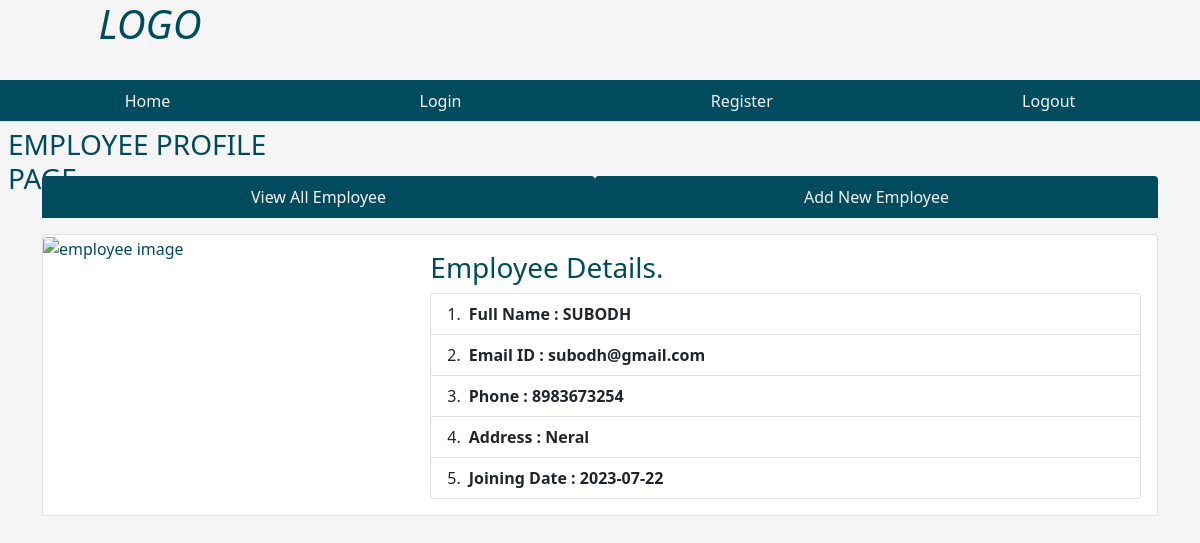
The app's page /singleemployee/2 with its own data.
### tables this page shows
CREATE TABLE emp (empid integer primary key AUTOINCREMENT, name text not null, email text, phone integer, address text, joining_date default CURRENT_DATE);

### routes.py (the view)
@app.route('/singleemployee/<int:empid>')
def singleemployee(empid):
    user = get_current_user()
    db = get_database()
    emp_cur = db.execute('select * from emp where empid = ?', [empid])
    single_emp = emp_cur.fetchone()
    return render_template('singleemployee.html', user = user, single_emp = single_emp)

### database.py (called while the page is built)
def connect_to_databse():
  con = sqlite3.connect('employee_manage.db')
  con.row_factory = sqlite3.Row
  return con

def get_database():
    if not hasattr(g, 'employee_manage.db'):
        g.employee_manage_db = connect_to_databse()
    return g.employee_manage_db

### routes.py (called while the page is built)
@app.teardown_request
def close_database(error):
    if hasattr(g, 'employee_manage.db'):
        g.employee_manage.db.close()

def get_current_user():
    user = None
    if 'user' in session:
        user = session['user']
        db = get_database()
        user_cur = db.execute('select * from users where name = ?', [user])
        user = user_cur.fetchone()
    return user

### templates/singleemployee.html (shortened to what this page needs)
{% from "showlinks.html" import show_links %}
<!DOCTYPE html>
<html lang="en">
<head>
    <link href="https://cdn.jsdelivr.net/npm/bootstrap@5.1.3/dist/css/bootstrap.min.css" rel="stylesheet">
    <link rel="stylesheet" href="{{url_for('static', filename='singleemp.css')}}" type = "text/css">
</head>
<body>
      <div class="parent">
        <div class="child child1">
            <h1 class="text-center"><i>LOGO</i></h1>
        </div>
        <div class="child child3">
          {{ show_links() }}
      </div>
        <div class="child child4">
          <h3 class="m-2">EMPLOYEE PROFILE PAGE</h3>
      </div>
      <div class="child child5" style="color:rgb(0, 75, 93);">
        </div>
        <div class="child child6 container">
            <ul class="nav nav-tabs nav-fill mb-3">
                <li class="nav-item">
                  <a class="nav-link" style=" background-color:rgb(0, 75, 93); color:whitesmoke;"  href={{url_for('dashboard')}}>View All Employee</a>
                </li>
                <li class="nav-item">
                  <a class="nav-link" style=" background-color:rgb(0, 75, 93); color:whitesmoke;"  href={{url_for('addnewemployee')}}>Add New Employee</a>
                </li>
              </ul>
            <div class="centercontent">
                <div class="card">
                    <div class="row g-0">
                      <div class="col-md-4">
                        <img src={{url_for('static', filename='employee_photo.jpg')}} class="img-fluid rounded-start" alt="employee image">
                      </div>
                      <div class="col-md-8">
                        <div class="card-body">
                          <h3 class="card-title">Employee Details.</h3>
                          {% if single_emp %}
                          <ul class="list-group list-group-numbered">
                            <li class="list-group-item d-flex justify-content-between align-items-start">
                              <div class="ms-2 me-auto">
                                <div class="fw-bold">Full Name : {{single_emp['name']}}</div>
                              </div>
                            <li class="list-group-item d-flex justify-content-between align-items-start">
                              <div class="ms-2 me-auto">
                                <div class="fw-bold">Email ID : {{single_emp['email']}}</div>
                                </div>
                            <li class="list-group-item d-flex justify-content-between align-items-start">
                              <div class="ms-2 me-auto">
                                <div class="fw-bold">Phone : {{single_emp['phone']}} </div>
                                </div>
                              <li class="list-group-item d-flex justify-content-between align-items-start">
                                <div class="ms-2 me-auto">
                                  <div class="fw-bold">Address : {{single_emp['address']}} </div>
                                    </div>
                              </li>
                              <li class="list-group-item d-flex justify-content-between align-items-start">
                                <div class="ms-2 me-auto">
                                  <div class="fw-bold">Joining Date : {{single_emp['joining_date']}} </div>
                                </div>
                              </li>
                          </ul>
                        {% endif %}
                        </div>
                      </div>
                    </div>
                  </div>
            </div>
        </div>
</body>
</html>

### static/singleemp.css (style rules this page uses)
html, body { height: 100%; background-color:whitesmoke; color:rgb(0, 75, 93); }
.parent { height: 100%; display: grid; grid-template-columns: repeat(4, 1fr); grid-template-rows: 10% 5% 7% auto 7%; }
.child { margin-bottom: 10px; }
.child1 { grid-column: 1/2; grid-row: 1/2; }
.child3 { grid-column: 1/-1; grid-row: 2/3; }
.child4 { grid-column: 1/2; grid-row: 3/4; }
.child5 { grid-column: 4/5; grid-row: 3/4; text-align:center; }
.child6 { grid-column: 1/-1; grid-row: 4/5; }

### records on screen
emp: name "SUBODH", email "subodh@gmail.com", phone "8983673254", address "Neral", joining_date "2023-07-22"
